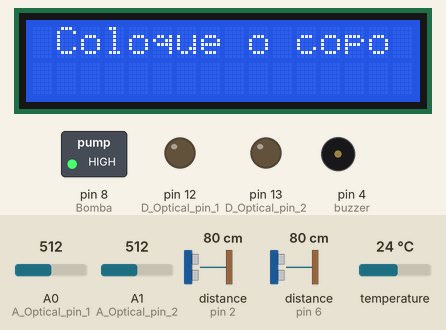
Simulated run of this sketch. Board: Arduino Uno, built with avr-gcc and run on an emulated ATmega328P. Shown: 16×2 character LCD, switched loads named in the sketch (green lamp = pin HIGH), output pins drawn as LEDs (lit = HIGH), buzzer (waves = sounding, pin HIGH). Wiring (inferred from the names in the program): 2 × ultrasonic range finder: trigger pin 3, echo pin 2 / trigger pin 7, echo pin 6. The test bench sets the inputs (shaded band); at power-on: A0 (A_Optical_pin_1) = 512, distance to the obstacle (sensors on pin 2, pin 6) 80 cm, A1 (A_Optical_pin_2) = 512, temperature 24 °C. The echo pulse lasts 58.3 µs per cm; pins used as bus, display or sensor lines are not drawn; what the sketch prints to the serial monitor is not drawn.

Above: at 4.3 s.
4.4 s: A0 (A_Optical_pin_1) set to 30
At 7.8 s:
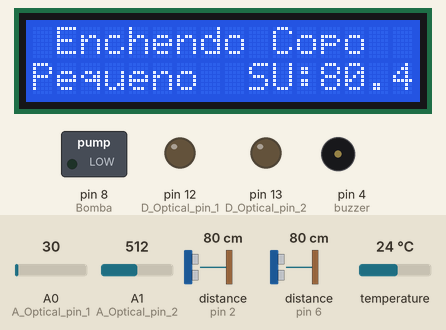
8.2 s: distance to the obstacle (sensor on pin 2) set to 19 cm
At 9.1 s:
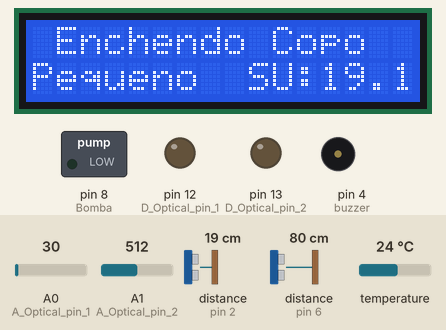
10.8 s: distance to the obstacle (sensor on pin 2) set to 16 cm
At 11.7 s:
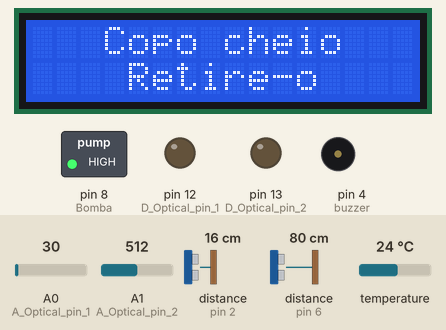
13.4 s: A0 (A_Optical_pin_1) set to 160
At 15.8 s:
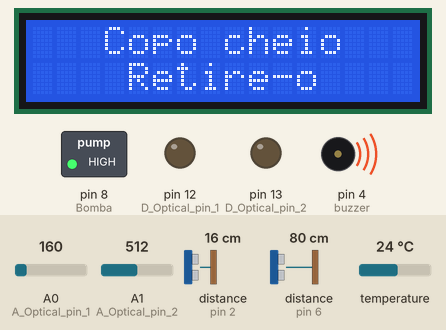
23.5 s: distance to the obstacle (sensor on pin 2) set to 2 cm
At 26.8 s:
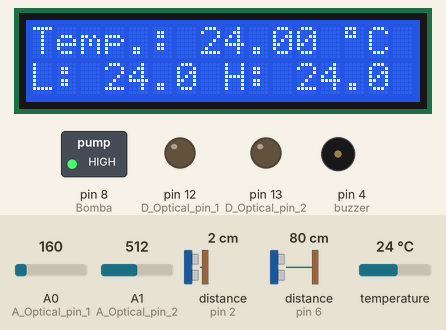
Timing chart, 0 to 30.1 s (numbered marks = the images above; inputs shaded):
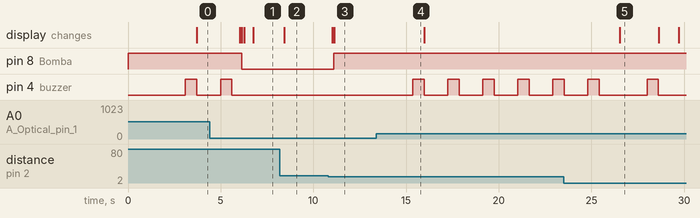

The sketch:

Refresqueira_Aut_V2.ino
```cpp
#include <Wire.h>
#include <OneWire.h>
#include <DallasTemperature.h>
#include <LiquidCrystal_I2C.h>

// ------------------------------------------------- Definições Gerais -----------------------------------------------------\\
#define Copo_1 7
#define Copo_2 9
uint8_t Tamanho_Copo;
String String_Tamanho_Copo;
#define Bomba 8
#define buzzer 4
char opcao;
int voltar_Menu = 0;
float tempo_Bomba_High = 0;
int espera_copo;


// ------------------------------------------------- Sensor de Temperatura -----------------------------------------------------\\

// Porta do pino de sinal do DS18B20
#define ONE_WIRE_BUS 5

// Define uma instancia do oneWire para comunicacao com o sensor
OneWire oneWire(ONE_WIRE_BUS);

DallasTemperature sensors(&oneWire);
DeviceAddress sensor1;

// Armazena temperaturas minima e maxima
float tempC;
float tempMin = 999;
float tempMax = 0;


// Inicializa o LCD
LiquidCrystal_I2C lcd(0x3F,2,1,0,4,5,6,7,3, POSITIVE);

// ------------------------------------------------- Sensor Óptico reflexivo -----------------------------------------------------\\

#define A_Optical_pin_1 A0   // Pino analógico do sensor 1
#define A_Optical_pin_2 A1   // Pino analógico do sensor 2
#define D_Optical_pin_1 12
#define D_Optical_pin_2 13
long Optical_reading_1;
long Optical_reading_2;

// --------------------------------------------------- Sensor Ultrassônico -------------------------------------------------------\\

#define Trig_pin 3          // Envia sinal ultrassônico
#define Echo_pin 2          // Recebe sinal ultrassônico
#define Trig2_pin 7          // Envia sinal ultrassônico
#define Echo2_pin 6          // Recebe sinal ultrassônico
#define Time_out 3000
long Duration_ultrasonic;   // Tempo em microsegundos
float Distance_ultrasonic;  // Distância em cm

void Dur_ultrasonic(int Trig, int Echo);      // Protótipo de função
void Dist_ultrasonic();     // Protótipo de função

// --------------------------------------------------------------------------------------------------------------------------------\\


void setup() {

  Serial.begin(9600);

  //Relé Bomba
  pinMode(Bomba, OUTPUT);
  digitalWrite(Bomba, HIGH);

  //  Sensor Ultrassônico
  pinMode(Trig_pin, OUTPUT);
  pinMode(Echo_pin,INPUT);
  pinMode(Trig2_pin, OUTPUT);
  pinMode(Echo2_pin,INPUT);

  //  Sensor Óptico
  pinMode(D_Optical_pin_1, OUTPUT);
  pinMode(D_Optical_pin_2, OUTPUT);

  // Buzzer
  pinMode(buzzer, OUTPUT);

  //Inicializa LCD
  lcd.begin (16,2);

  // Localiza e mostra enderecos dos sensores
  sensors.begin();
  lcd.setCursor(0,0);
  lcd.print(sensors.getDeviceCount(), DEC);
  lcd.println(" sensor DS18B20");
  lcd.setCursor(0,1);
  lcd.print("   localizado   ");
  if (!sensors.getAddress(sensor1, 0)){
      lcd.setCursor(0,0);
      lcd.print("Sensor nao ");
      lcd.setCursor(0,1);
      lcd.print("encontrado");
  }
  delay(2000);

}

//----------------------------------------------------------------------------------------------------------------------------\\

void loop() {

    opcao = '1';

    // Opção 1: Enchimento automático do copo
    while(opcao == '1')
    {

       // Le a informacao do sensor
        sensors.requestTemperatures();
        tempC = sensors.getTempC(sensor1);
        // Atualiza temperaturas minima e maxima
        if (tempC < tempMin)
        {
          tempMin = tempC;
        }
        if (tempC > tempMax)
        {
          tempMax = tempC;
        }


        //Testa mostrar temperaura
        Dur_ultrasonic(Trig_pin, Echo_pin);
        Dist_ultrasonic();
        Serial.print("SU: ");
        Serial.println(Distance_ultrasonic);
        if(Distance_ultrasonic <= 6)
        {
          opcao = '2';
        }


        // Verifica Nivel do Reservatorio
        Dur_ultrasonic(Trig2_pin, Echo2_pin);
        Dist_ultrasonic();
        Serial.println(Distance_ultrasonic);

        //Aciona Buzzer
        if(Distance_ultrasonic > 7.3)
        {
          digitalWrite(buzzer, HIGH);
          delay(600);
          digitalWrite(buzzer, LOW);
        }
        else
        {
          digitalWrite(buzzer, LOW);
        }


        //Leitura dos sensores ópticos
        lcd.clear();
        lcd.print(" Coloque o copo");
        Optical_reading_1 = analogRead(A_Optical_pin_1);
        delay(300);
        Optical_reading_2 = analogRead(A_Optical_pin_2);

        //Percebe a aproximação do copo
        if(Optical_reading_1 <= 150)
        {
          //Define tamanho do copo
          delay(100);
          if(Optical_reading_2 <= 150)
          {
            Tamanho_Copo = Copo_2;
            String_Tamanho_Copo = "Grande";
          }
          else
          {
            Tamanho_Copo = 7;
            String_Tamanho_Copo = "Pequeno";
          }
          lcd.clear();
          lcd.print("Copo: ");
          lcd.print(String_Tamanho_Copo);


          //Leitura do sensor ultrassônico
          Dur_ultrasonic(Trig_pin, Echo_pin);
          Dist_ultrasonic();
          lcd.clear();
          lcd.print("SU: ");
          lcd.print(Distance_ultrasonic);
          Serial.println(Distance_ultrasonic);
          //Enche copo
          if( (Distance_ultrasonic > 25 - Tamanho_Copo) )  //&& (Distance_ultrasonic >= 24.3))
          {
            digitalWrite(Bomba, LOW);

            do
            {
              Dur_ultrasonic(Trig_pin, Echo_pin);
              Dist_ultrasonic();
              Optical_reading_1 = analogRead(A_Optical_pin_1);
              lcd.clear();
              lcd.print(" Enchendo Copo ");
              lcd.setCursor(0,1);
              lcd.print(String_Tamanho_Copo);
              lcd.print("  SU:");
              lcd.print(Distance_ultrasonic);

              delay(100);
            }while((Distance_ultrasonic > 25 - Tamanho_Copo) && (Optical_reading_1 < 150));

            digitalWrite(Bomba, HIGH);

            lcd.clear();
            lcd.print("   Copo cheio   ");
            lcd.setCursor(0,1);
            lcd.print("    Retire-o    ");

            while(Optical_reading_1<150)
              Optical_reading_1 = analogRead(A_Optical_pin_1);
            delay(1000);

         } //Fim do If enche copo

        } // Fim do If percebe aproximação do copo

      } // Fim do While Opção 1


//----------------------------------------------------------------------------------------------------------------------------\\


    //Mostrar temperatura
    while(opcao == '2')
    {

        // Le a informacao do sensor
        sensors.requestTemperatures();
        tempC = sensors.getTempC(sensor1);
        // Atualiza temperaturas minima e maxima
        if (tempC < tempMin)
        {
          tempMin = tempC;
        }
        if (tempC > tempMax)
        {
          tempMax = tempC;
        }

        // Mostra temperatura no LCD
        lcd.clear();
        lcd.print("Temp.:       ");
        //Simbolo grau
        lcd.write(223);
        lcd.print("C");
        lcd.setCursor(7,0);
        lcd.print(tempC);
        lcd.setCursor(0,1);
        lcd.print("L: ");
        lcd.setCursor(3,1);
        lcd.print(tempMin,1);
        lcd.setCursor(8,1);
        lcd.print("H: ");
        lcd.setCursor(11,1);
        lcd.print(tempMax,1);

        Serial.print(tempC);
        Serial.print('\n');
        delay(200);
        Serial.print(tempMin);
        Serial.print('\n');
        delay(200);
        Serial.print(tempMax);
        Serial.print('\n');

        //Testa voltar opcao 1
        Dur_ultrasonic(Trig_pin, Echo_pin);
        Dist_ultrasonic();
        if(Distance_ultrasonic <= 6)
        {
          opcao = '1';
        }
    }

//----------------------------------------------------------------------------------------------------------------------------\\

    //Calibrar sensores
    while(opcao == '3')
    {
      Calibracao_de_Sensores();
    }

//----------------------------------------------------------------------------------------------------------------------------\\

 // } // Fim do If (Serial Available)

} // Fim do void LOOP


//----------------------------------------------------------------------------------------------------------------------------\\

void Dur_ultrasonic(int Trig, int Echo)  // Sensor ultrassônico - Calcula a duração em microsegundos
{
  digitalWrite(Trig, LOW);
  delayMicroseconds(2);
  digitalWrite(Trig, HIGH);
  delayMicroseconds(10);
  digitalWrite(Trig, LOW);
  Duration_ultrasonic = pulseIn(Echo, HIGH);
  if(Duration_ultrasonic == 0)
  {
    Duration_ultrasonic = Time_out;
  }
}


void Dist_ultrasonic() // Sensor ultrassônico - Calcula a distância em cm
{
  Distance_ultrasonic = Duration_ultrasonic/58.0;
  delay(100);
}


void mostra_endereco_sensor(DeviceAddress deviceAddress)
{
  for (uint8_t i = 0; i < 8; i++)
  {
    // Adiciona zeros se necessário
    if (deviceAddress[i] < 16) Serial.print("0");
    Serial.print(deviceAddress[i], HEX);
  }
}

void Calibracao_de_Sensores()
{

        //Testa voltar ao menu
        Dur_ultrasonic(Trig_pin, Echo_pin);
        Dist_ultrasonic();
        if(Distance_ultrasonic <= 4)
        {
          opcao = '0';
        }

        Serial.println();
        Serial.println();
        Optical_reading_1 = analogRead(A_Optical_pin_1);
        Serial.print("Distância no sensor Optico 1: ");
        Serial.println(Optical_reading_1);
        Optical_reading_2 = analogRead(A_Optical_pin_2);
        Serial.print("Distância no sensor Optico 2: ");
        Serial.println(Optical_reading_2);
        Dur_ultrasonic(Trig_pin, Echo_pin);
        Dist_ultrasonic();
        Serial.print("Distância no sensor ultrassonico: ");
        Serial.println(Distance_ultrasonic);
        Dur_ultrasonic(Trig2_pin, Echo2_pin);
        Dist_ultrasonic();
        Serial.print("Distância no sensor ultrassonico: ");
        Serial.println(Distance_ultrasonic);
        delay(2000);
}
```

Measured:
- the behaviour switches between 18 and 17 cm on distance to the obstacle (sensor on pin 2) (found by bisection; images 2 and 3)
- after the input at 4.4 s, pin 8 (Bomba): HIGH → LOW after 1.7 s; pin 4 (buzzer): goes on until 5.6 s, then stays LOW; the display: first changes after 1.6 s (image 1 shows a later state)
- after the input at 8.2 s, the display: changes after 0.22 s (image 2)
- after the input at 10.8 s, pin 8 (Bomba): LOW → HIGH after 0.31 s; the display: first changes after 0.21 s (image 3 shows a later state)
- after the input at 13.4 s, pin 4 (buzzer): alternates HIGH for 0.60 s and LOW for 1.3 s, starting after 2.0 s
- after the input at 23.5 s, the display: changes after 3.0 s (image 5)
